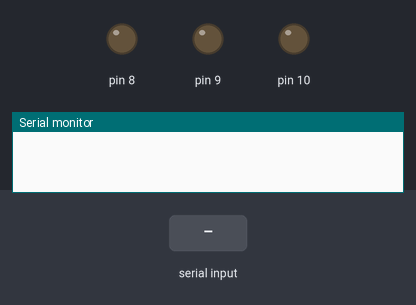
The sketch below on a simulated Arduino Uno, built with avr-gcc and run on an emulated ATmega328P. On the bench: output pins drawn as LEDs (lit = HIGH), the last lines printed to the serial monitor. Dashed ring = blinking. The inputs (shaded band) are chosen by the test bench.

Above: at 1.2 s.
1.3 s: "v" received over Serial
At 2.1 s:
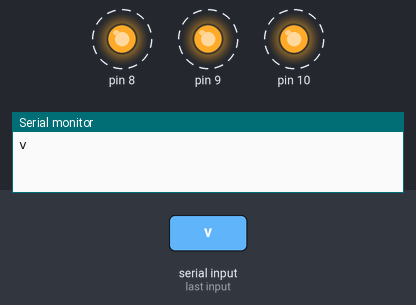
4.3 s: "p" received over Serial
6.8 s: "w" received over Serial
At 8.0 s:
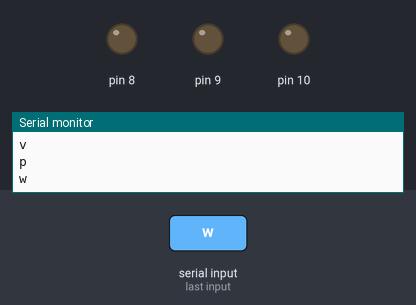
Timing chart, 0 to 9.8 s (numbered marks = the images above; inputs shaded):
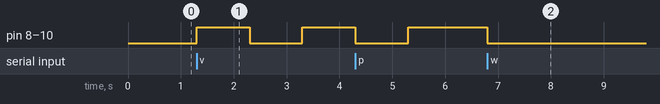

Measured:
- after the input at 1.3 s, pin 8–10: LOW → HIGH at once, → LOW 1.0 s later, → HIGH 1.0 s later
- after the input at 6.8 s, pin 8–10: HIGH → LOW at once

The sketch:

practica3.ino
```cpp
char valor;
void setup()
{
  Serial.begin(9600);
  pinMode(8, OUTPUT);
  pinMode(9, OUTPUT);
  pinMode(10, OUTPUT);
  //comportamiento de los pines con pinmode();
}

void loop()
{
  if(Serial.available()){
  valor = Serial.read();
  Serial.println(valor);
    if(valor == 'p'){
    EncenderTodos(1000);
    }
    if(valor == 'w'){
      ApagarTodos(1000);
    }
    if(valor== 'v'){
     EncenderTodos(1000);
     ApagarTodos(1000);
     EncenderTodos(1000);
     ApagarTodos(1000);
    }
  }
}

void EncenderTodos (int tiempo){
  digitalWrite(8,HIGH);
  digitalWrite(9,HIGH);
  digitalWrite(10,HIGH);
 delay(tiempo);
}
void ApagarTodos(int tiempo) {
  digitalWrite(8,LOW);
  digitalWrite(9,LOW);
  digitalWrite(10,LOW);
  delay(tiempo); }
```
